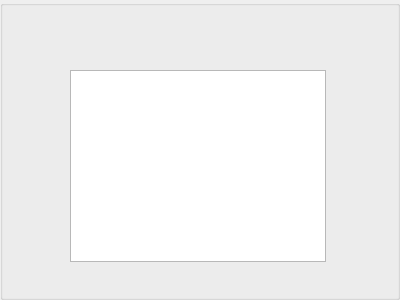
<?xml version="1.0" encoding="UTF-8"?>
<ui version="4.0">
 <class>GroupBox</class>
 <widget class="QGroupBox" name="GroupBox">
  <property name="geometry">
   <rect>
    <x>0</x>
    <y>0</y>
    <width>400</width>
    <height>300</height>
   </rect>
  </property>
  <property name="windowTitle">
   <string>GroupBox</string>
  </property>
  <widget class="QTreeView" name="heatProcess">
   <property name="geometry">
    <rect>
     <x>70</x>
     <y>70</y>
     <width>256</width>
     <height>192</height>
    </rect>
   </property>
  </widget>
 </widget>
 <resources/>
 <connections/>
</ui>
